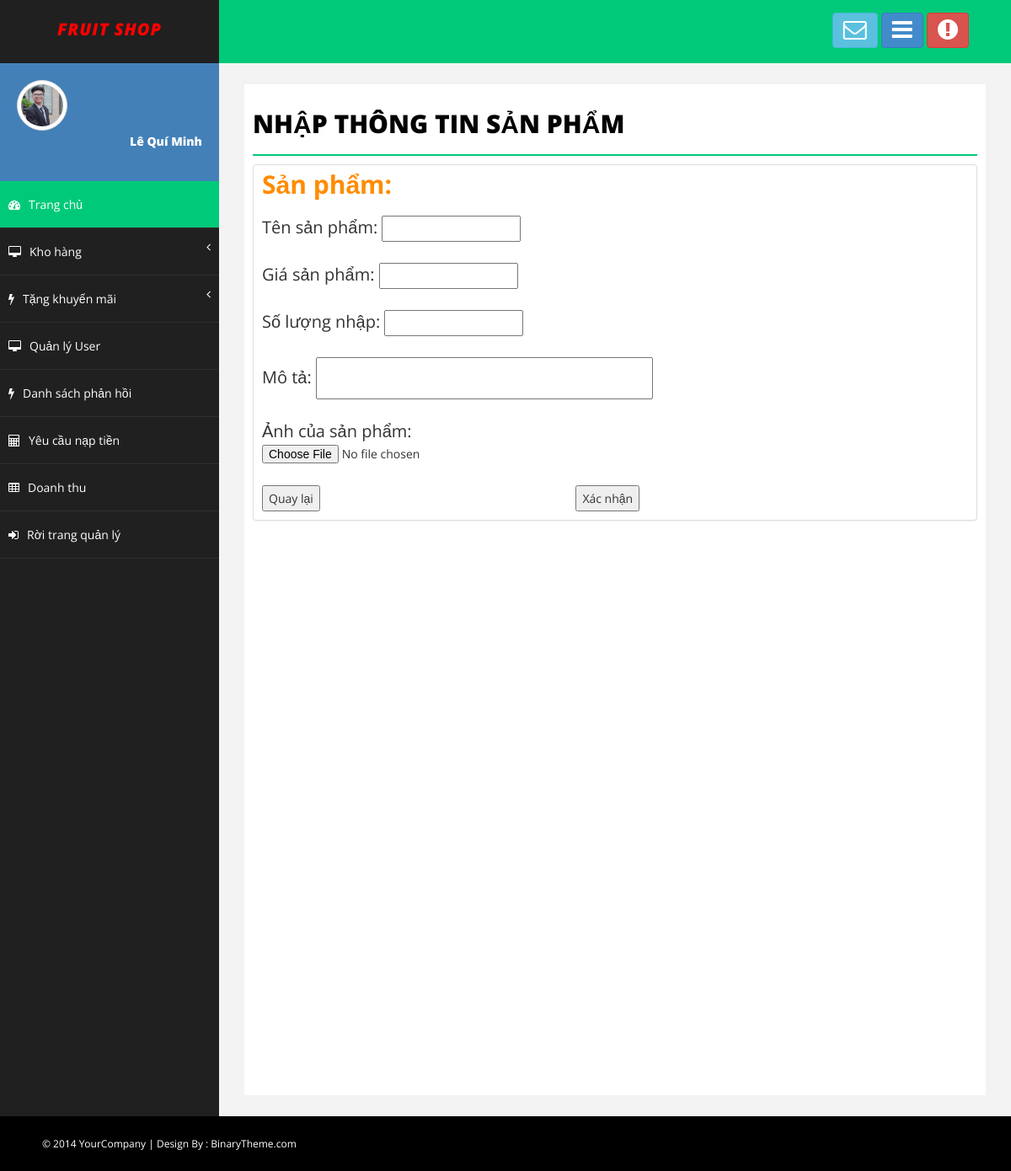
The app's page /Admin/insertsp.php (signed in) with its own data.
### tables this page shows
CREATE TABLE `dsuser` (
  `ID_User` int(11) NOT NULL,
  `Name_User` varchar(50) NOT NULL,
  `Sex` varchar(50) NOT NULL,
  `Address` varchar(50) NOT NULL,
  `Date` date NOT NULL,
  `PhoneNumber` varchar(50) NOT NULL,
  `Email` varchar(50) NOT NULL,
  `Avt` varchar(50) NOT NULL,
  `Wallet` double NOT NULL,
  `Chucvu` varchar(50) NOT NULL,
  `Name_TK` varchar(50) NOT NULL
);

### Admin/Control.php (called while the page is built, shortened)
<?php
    include("../Connect.php");
    class data{
        function Search_User($tentk){
            global $con;
            $sql = "SELECT* FROM dsuser WHERE Name_TK = '$tentk'";
            $run = mysqli_query($con,$sql);
            return $run;
        }
    }
?>

### Admin/insertsp.php (the view, shortened to what this page needs)
<!DOCTYPE html>
<html xmlns="http://www.w3.org/1999/xhtml">
<head>
    <?php
        include("Control.php");
        $getdata = new data();
        $input = $getdata->Search_User($_SESSION['TenTK']);
        $ttcn = mysqli_fetch_array($input);
    ?>
    <link href="assets/css/bootstrap.css" rel="stylesheet" />
    <link href="assets/css/font-awesome.css" rel="stylesheet" />
    <link href="assets/css/basic.css" rel="stylesheet" />
    <link href="assets/css/custom.css" rel="stylesheet" />
</head>
<body>
    <div id="wrapper">
        <nav class="navbar navbar-default navbar-cls-top " role="navigation" style="margin-bottom: 0">
            <div class="navbar-header">
                <a class="navbar-brand" style="font-style: italic; color: red;" href="Admin_TC.php">Fruit Shop</a>
            </div>
            <div class="header-right">
                <a href="message-task.html" class="btn btn-info" title="Hộp thư đến"><i class="fa fa-envelope-o fa-2x"></i></a>
                <a href="message-task.html" class="btn btn-primary" title="New Task"><i class="fa fa-bars fa-2x"></i></a>
                <button href="login.html" id="logout" class="btn btn-danger" title="Logout"><i class="fa fa-exclamation-circle fa-2x"></i></button>
            </div>
        </nav>
        <nav class="navbar-default navbar-side" role="navigation">
            <div class="sidebar-collapse">
                <ul class="nav" id="main-menu">
                    <li>
                        <div class="user-img-div">
                            <img src="../User/images/image_User/<?php echo$ttcn['Avt']; ?>" class="img-thumbnail" style="border-radius: 50%;" />
                            <div class="inner-text">
                                <?php echo$ttcn['Name_User']; ?>
                            </div>
                        </div>
                    </li>
                    <li>
                        <a class="active-menu" href="Admin_TC.php"><i class="fa fa-dashboard "></i>Trang chủ</a>
                    </li>
                    <li>
                        <a href="#"><i class="fa fa-desktop"></i>Kho hàng<span class="fa arrow"></span></a>
                    </li>
                     <li>
                        <a href="#"><i class="fa fa-flash"></i>Tặng khuyến mãi<span class="fa arrow"></span></a>
                    </li>
                    <li>
                        <a href="QLUser.php"><i class="fa fa-desktop"></i>Quản lý User</a>
                    </li>
                    <li>
                        <a href="DSPhanhoi.php"><i class="fa fa-flash"></i>Danh sách phản hồi</a>
                    </li>
                    <li>
                        <a href="#"><i class="fa fa-calculator"></i>Yêu cầu nạp tiền</a>
                    </li>
                    <li>
                        <a href="#"><i class="fa fa-table"></i>Doanh thu</a>
                    </li>
                    <li>
                        <a href="../User/Trangchu.php" ><i class="fa fa-sign-in "></i>Rời trang quản lý</a>
                    </li>
                </ul>
             </div>
        </nav>
        <div id="page-wrapper">
            <div id="page-inner">
                <h1 class="page-head-line">Nhập thông tin sản phẩm</h1>
                <div class="row">
                    <div class="col-md-12">
                        <div class="panel panel-default">
                            <form method="post" enctype="multipart/form-data" style=" margin-top: 10px; margin-left: 10px;">
                                <div style="font-size: 30px; font-weight: bold; color: darkorange;">Sản phẩm:</div><br>
                                <span style="font-size: 20px;">Tên sản phẩm: </span>
                                    <input type="text" name="txttensp"><br><br>
                                <span style="font-size: 20px;">Giá sản phẩm:  </span>
                                    <input type="text" name="txtgiasp"><br><br>
                                <span style="font-size: 20px;">Số lượng nhập:  </span>
                                    <input type="number" name="txtslsp"><br><br>
                                <span style="font-size: 20px;">Mô tả:  </span>
                                    <input type="text"  style="height: 50px; width: 400px;" name="txtmota"><br><br>
                                <span style="font-size: 20px;">Ảnh của sản phẩm: </span>
                                    <input type="file" name="img_sp"><br>
                                <input type="button" value="Quay lại" onclick="window.location = 'Nhaphang.php'">
                                <input type="submit" name="oke" value="Xác nhận" style="margin-left: 300px; margin-bottom: 10px;">
                            </form>
                        </div>
                    </div>
                </div>
            </div>
        </div>
    </div>
    <div id="footer-sec">
        &copy; 2014 YourCompany | Design By : <a href="http://www.binarytheme.com/" target="_blank">BinaryTheme.com</a>
    </div>
</body>
</html>

### Admin/assets/css/basic.css (style rules this page uses)
body { font-family: 'Open Sans', sans-serif; line-height:25px; }
#wrapper { width: 100%; background: #202020; }
#page-wrapper { padding: 15px 15px; min-height: 600px; background: #F3F3F3; }
#page-inner { width: 100%; margin: 10px 20px 10px 0px; background-color: #fff!important; padding: 10px; min-height: 1200px; }
.page-head-line { font-size: 30px; text-transform: uppercase; color: #000; font-weight: 800; padding-bottom: 20px; border-bottom: 2px solid #00CA79; margin-bottom: 10px; }
.navbar-cls-top .navbar-brand { color: #fff; background: #202020; width: 260px; text-align: center; height: 75px; font-size: 20px; letter-spacing: 1px; font-weight: 900; padding-top: 25px; text-transform:uppercase; }
.header-right { color: #fff; padding: 15px 50px 5px 50px; float: right; font-size: 16px; }
.user-img-div { min-height: 140px; padding: 20px; background-color: #4380B8; }
.user-img-div img { max-height: 60px; }
.user-img-div .inner-text { text-align: right; position: relative; color: #fff; font-weight: 800; line-height: 25px; }
.active-menu { background-color: #00CA79!important; }
.arrow { float: right; }
.fa.arrow:before { content: "\f104"; }
.sidebar-collapse, .sidebar-collapse .nav { background: none; }
.sidebar-collapse .nav { padding: 0; }
.sidebar-collapse .nav > li > a { color: #fff; background: #202020; text-shadow: none; padding: 15px 40px; border-bottom: 1px solid #2F2E31; }
.sidebar-collapse > .nav > li > a { padding: 15px 10px; }
.navbar-side { border: none; background-color: #202020; }
.navbar-cls-top { background: #00CA79; border-bottom: none; }
.navbar-default { border: 0px solid black; }
.navbar-header { background: #000000; }
.nav > li > a > i { margin-right: 10px; }
#footer-sec { background-color:#000; padding:20px 50px; color:#fff; font-size:12px; }
#footer-sec a { color:#fff; }
@media (min-width:768px) { #page-wrapper { margin: 0 0 0 260px; padding: 15px 30px; min-height: 1200px; } }
@media (min-width:768px) { .navbar-side { z-index: 1; position: absolute; width: 260px; } }
@media (min-width:768px) { .navbar { border-radius: 0px; } }

### records on screen
dsuser: Avt (picture), Name_User "Lê Quí Minh"
